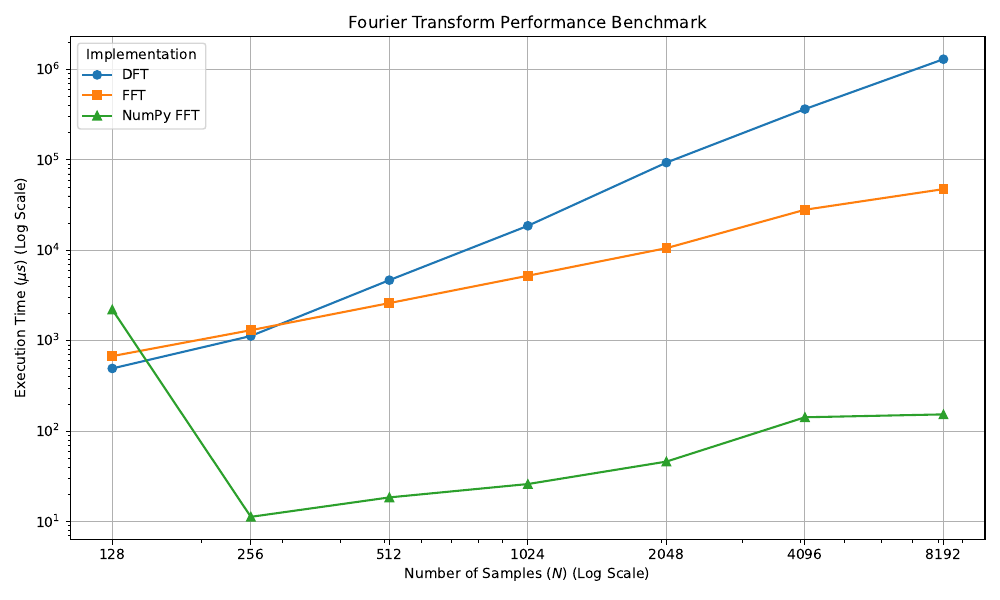

The script that saved this image:
import numpy as np
import time
from src.lib import fourier, signal
import matplotlib.pyplot as plt


def sig(t):
    sig1 = signal.Sin(A=1, f=10, phi=np.pi / 2)
    sig2 = signal.Sin(A=3, f=13.5, phi=0)
    sig3 = signal.Sin(A=1, f=7, phi=3 * np.pi / 4)

    return sig1(t) + sig2(t) + sig3(t)


N_values = np.array((128, 256, 512, 1024, 2048, 4096, 8192))
benchmark = np.zeros(shape=(N_values.size, 3))
for idx, N in enumerate(N_values):
    print(f"bench N={N}")
    t_disc = np.arange(0, 1, 1 / N)
    samples = sig(t_disc)

    start = time.perf_counter_ns()
    dft = fourier.dft(samples)
    end = time.perf_counter_ns()
    benchmark[idx, 0] = end - start

    start = time.perf_counter_ns()
    fft = fourier.fft(samples)
    end = time.perf_counter_ns()
    benchmark[idx, 1] = end - start

    start = time.perf_counter_ns()
    np_ft = np.fft.fft(samples)
    end = time.perf_counter_ns()
    benchmark[idx, 2] = end - start

print("\nBenchmark Results (ns):\n", benchmark)

benchmark_us = benchmark / 1000.0

labels = ["DFT", "FFT", "NumPy FFT"]

plt.figure(figsize=(10, 6))

plt.plot(N_values, benchmark_us[:, 0], "o-", label=labels[0])
plt.plot(N_values, benchmark_us[:, 1], "s-", label=labels[1])
plt.plot(N_values, benchmark_us[:, 2], "^-", label=labels[2])

plt.xscale("log")
plt.xticks(ticks=N_values, labels=N_values)
plt.yscale("log")

plt.title("Fourier Transform Performance Benchmark")
plt.xlabel("Number of Samples ($N$) (Log Scale)")
plt.ylabel("Execution Time ($\mu s$) (Log Scale)")

plt.grid()
plt.legend(title="Implementation")
plt.tight_layout()

plt.savefig("src/04/01.pdf", format="pdf")
plt.show()
